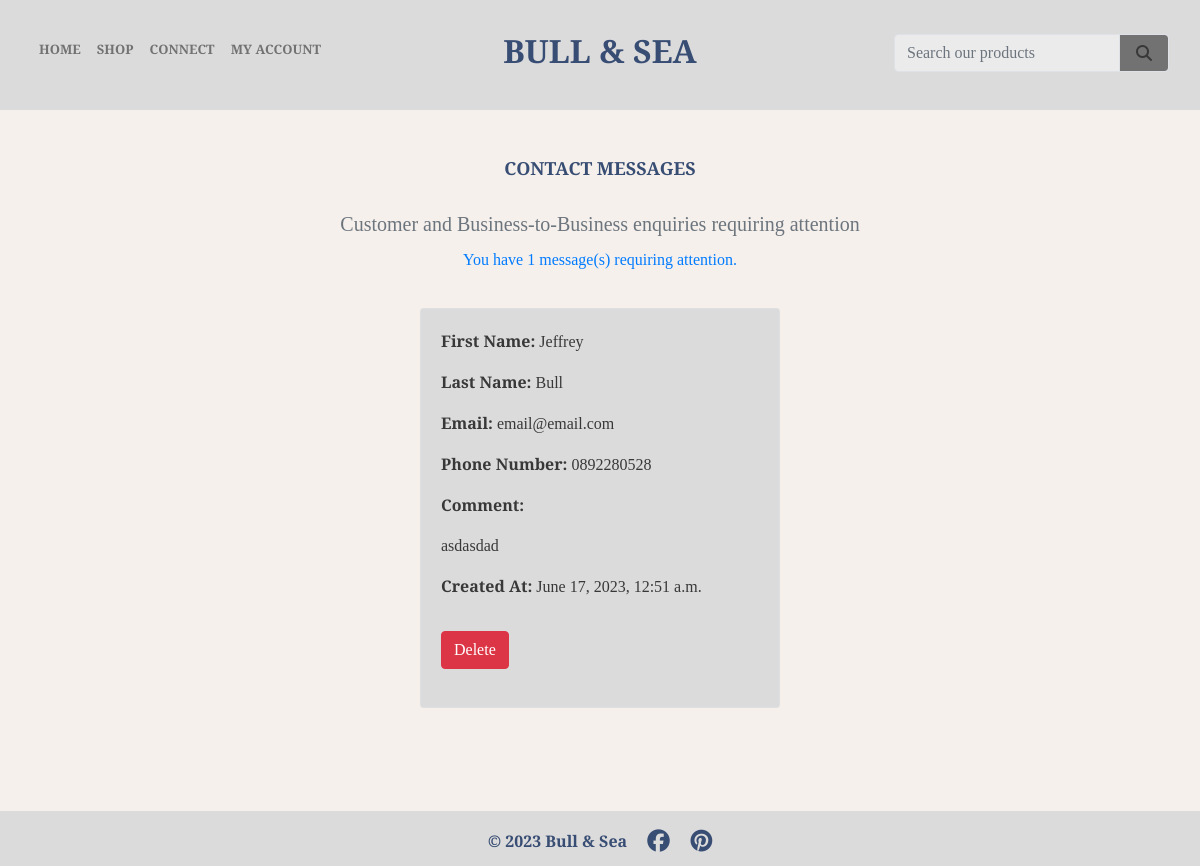
/contact-management/ (signed in), run on the app's committed database.
### home/models.py (models this page shows)
class ContactForm(models.Model):
    form_id = models.AutoField(primary_key=True)
    first_name = models.CharField(max_length=100)
    last_name = models.CharField(max_length=100)
    email = models.EmailField()
    phone_number = models.CharField(max_length=20)
    comment = models.TextField()
    created_at = models.DateTimeField(auto_now_add=True)

### home/views.py (the view)
# urls.py: path('contact-management/', contact_form_management_view, name='contact_management'),  # noqa
@login_required
def contact_form_management_view(request):
    if not request.user.is_superuser:
        messages.error(request, 'Sorry, only store owners can do that.')
        return redirect(reverse('home'))
    contact_forms = ContactForm.objects.all()
    new_messages_count = contact_forms.count()
    return render(request, 'home/contact_form_management.html', {
        'contact_forms': contact_forms,
        'new_messages_count': new_messages_count
    })

### bag/contexts.py (called while the page is built, shortened)
def bag_contents(request):
    bag_items = []
    total = 0
    product_count = 0
    bag = request.session.get('bag', {})
    delivery = total * Decimal(settings.STANDARD_DELIVERY_PERCENTAGE / 100)
    grand_total = delivery + total
    context = {
        'bag_items': bag_items,
        'total': total,
        'product_count': product_count,
        'delivery': delivery,
        'grand_total': grand_total,
    }
    return context

### bull_and_sea/context_processors.py (called while the page is built)
def new_messages_count(request):
    if request.user.is_authenticated and request.user.is_superuser:
        contact_forms = ContactForm.objects.all()
        new_messages_count = contact_forms.count()
    else:
        new_messages_count = 0
    return {'new_messages_count': new_messages_count}

### products/context_processors.py (called while the page is built)
def categories_and_products(request):
    categories = Category.objects.all()
    products = Product.objects.all()
    return {
        'categories': categories,
        'products': products
    }

### products/models.py (called while the page is built)
    def get_friendly_name(self):
        return self.friendly_name

### home/templates/home/contact_form_management.html (shortened to what this page needs)
{% extends "base.html" %}
{% block page_header %}
<div class="container header-container">
</div>
{% endblock %}
{% block content %}
<div class="container-fluid px-0 text-center justify-content-center">
    <div class="form-management-container">
        <div class="row justify-content-center">
            <div class="col-12 col-md-6 hr-prod-spacer">
                <hr class="pt-2">
                <h2 class="logo-font sub-header2-font mb-4">Contact Messages</h2>
                <h5 class="text-muted pt-2">Customer and Business-to-Business enquiries requiring attention</h5>
                <p class="contact-alert-message">
                    {% if new_messages_count > 0 %}
                        You have {{ new_messages_count }} message(s) requiring attention.
                    {% else %}
                        You have no new messages.
                    {% endif %}
                </p>
                <hr class="mb-2">
            </div>
        </div>
        <div class="row mb-5">
            <div class="container-fluid">
                <div class="card-container cmt-card-container">
                    {% for contact_form in contact_forms %}
                    <div class="card cmt-card">
                        <div class="card-body cmt-card-body contact-message-card text-left">
                            <p class="card-text"><strong>First Name:</strong> {{ contact_form.first_name }}</p>
                            <p class="card-text"><strong>Last Name:</strong> {{ contact_form.last_name }}</p>
                            <p class="card-text"><strong>Email:</strong> {{ contact_form.email }}</p>
                            <p class="card-text"><strong>Phone Number:</strong> {{ contact_form.phone_number }}</p>
                            <p class="card-text"><strong>Comment:</strong></p>
                            <p class="card-text comment-text">{{ contact_form.comment }}</p>
                            <p class="card-text"><strong>Created At:</strong> {{ contact_form.created_at }}</p>
                            {% if request.user.is_superuser %}
                            <form class="pt-3" method="POST" action="{% url 'delete_message' message_id=contact_form.form_id %}">
                                <button type="submit" class="btn btn-danger">Delete</button>
                            </form>
                            {% endif %}
                        </div>
                    </div>
                    {% endfor %}
                </div>
            </div>
        </div>
    </div>
</div>
{% endblock %}

### static/css/base.css (style rules this page uses)
html { height: 100%; }
body { background: url('/media/landing_page_image.webp') no-repeat center center fixed; background-size: cover; height: calc(100vh - 164px); color: #383838; font-family: 'Slabo 27px', serif; }
.logo-font { text-transform: uppercase; }
.sub-header2-font { font-family: 'Cinzel', serif; color: #384D73; font-size: large; font-weight: bold; }
.hr-prod-spacer hr { border: 1px solid #F5F0EC !important; }
.card { max-width: 512px; }
.card-body, .card-footer { background-color: #DCDBDC !important; }
.cmt-card-container { display: flex; flex-wrap: wrap; justify-content: center; margin-bottom: 100px; }
.cmt-card { width: 360px; height: 400px; margin: 10px; }
.cmt-card-body { overflow-y: auto; }
.form-management-container { overflow-x: hidden; }
.contact-alert-message { padding-top: 4px; color: #007bff !important; }
@media (min-width: 1200px) { .container { max-width: 80%; } }
@media (min-width: 992px) { .header-container { padding-top: 116px; } }

### data on the page
ContactForm: first_name "Jeffrey", last_name "Bull", email "email@email.com", phone_number "0892280528", comment "asdasdad", created_at "June 17, 2023, 12:51 a.m."

### other printed values
{{ new_messages_count }} "1"
